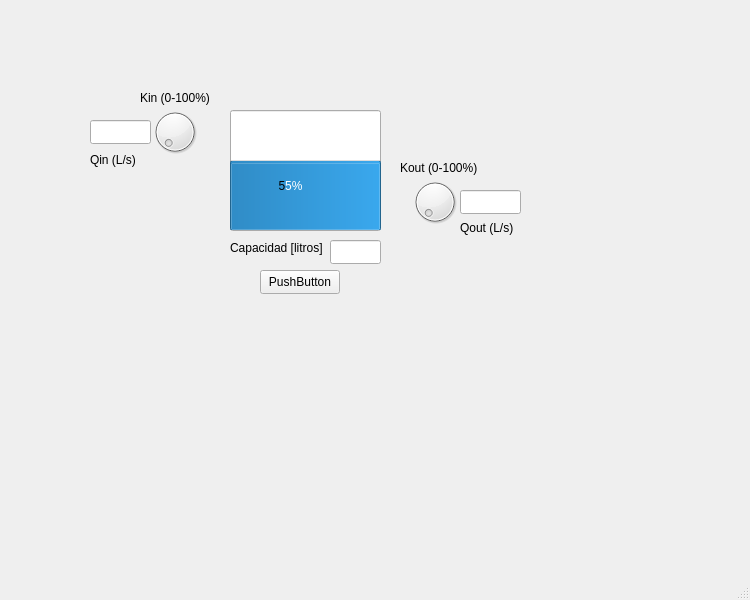
<?xml version="1.0" encoding="UTF-8"?>
<ui version="4.0">
 <class>MainWindow</class>
 <widget class="QMainWindow" name="MainWindow">
  <property name="geometry">
   <rect>
    <x>0</x>
    <y>0</y>
    <width>750</width>
    <height>600</height>
   </rect>
  </property>
  <property name="windowTitle">
   <string>MainWindow</string>
  </property>
  <widget class="QWidget" name="centralwidget">
   <widget class="QLabel" name="QIN">
    <property name="geometry">
     <rect>
      <x>90</x>
      <y>150</y>
      <width>51</width>
      <height>21</height>
     </rect>
    </property>
    <property name="text">
     <string>&lt;html&gt;&lt;head/&gt;&lt;body&gt;&lt;p&gt;Qin (L/s)&lt;/p&gt;&lt;/body&gt;&lt;/html&gt;</string>
    </property>
   </widget>
   <widget class="QLineEdit" name="QOUT">
    <property name="geometry">
     <rect>
      <x>460</x>
      <y>190</y>
      <width>61</width>
      <height>24</height>
     </rect>
    </property>
   </widget>
   <widget class="QLineEdit" name="lineEdit_2">
    <property name="geometry">
     <rect>
      <x>90</x>
      <y>120</y>
      <width>61</width>
      <height>24</height>
     </rect>
    </property>
    <property name="text">
     <string/>
    </property>
   </widget>
   <widget class="QLineEdit" name="CAPACITY">
    <property name="geometry">
     <rect>
      <x>330</x>
      <y>240</y>
      <width>51</width>
      <height>24</height>
     </rect>
    </property>
   </widget>
   <widget class="QProgressBar" name="progressBar">
    <property name="geometry">
     <rect>
      <x>230</x>
      <y>110</y>
      <width>151</width>
      <height>121</height>
     </rect>
    </property>
    <property name="value">
     <number>55</number>
    </property>
    <property name="orientation">
     <enum>Qt::Orientation::Vertical</enum>
    </property>
   </widget>
   <widget class="QLabel" name="label_2">
    <property name="geometry">
     <rect>
      <x>140</x>
      <y>90</y>
      <width>71</width>
      <height>16</height>
     </rect>
    </property>
    <property name="text">
     <string>Kin (0-100%)</string>
    </property>
   </widget>
   <widget class="QLabel" name="label_3">
    <property name="geometry">
     <rect>
      <x>400</x>
      <y>160</y>
      <width>81</width>
      <height>16</height>
     </rect>
    </property>
    <property name="text">
     <string>&lt;html&gt;&lt;head/&gt;&lt;body&gt;&lt;p&gt;Kout (0-100%)&lt;/p&gt;&lt;/body&gt;&lt;/html&gt;</string>
    </property>
   </widget>
   <widget class="QLabel" name="label_4">
    <property name="geometry">
     <rect>
      <x>230</x>
      <y>240</y>
      <width>101</width>
      <height>16</height>
     </rect>
    </property>
    <property name="text">
     <string>Capacidad [litros]</string>
    </property>
   </widget>
   <widget class="QDial" name="KIN">
    <property name="geometry">
     <rect>
      <x>150</x>
      <y>100</y>
      <width>50</width>
      <height>64</height>
     </rect>
    </property>
   </widget>
   <widget class="QDial" name="KOUT">
    <property name="geometry">
     <rect>
      <x>410</x>
      <y>170</y>
      <width>50</width>
      <height>64</height>
     </rect>
    </property>
    <property name="maximum">
     <number>100</number>
    </property>
   </widget>
   <widget class="QLabel" name="label_5">
    <property name="geometry">
     <rect>
      <x>460</x>
      <y>220</y>
      <width>61</width>
      <height>16</height>
     </rect>
    </property>
    <property name="text">
     <string>Qout (L/s)</string>
    </property>
   </widget>
   <widget class="QPushButton" name="tankbutton">
    <property name="geometry">
     <rect>
      <x>260</x>
      <y>270</y>
      <width>80</width>
      <height>24</height>
     </rect>
    </property>
    <property name="text">
     <string>PushButton</string>
    </property>
   </widget>
  </widget>
  <widget class="QMenuBar" name="menubar">
   <property name="geometry">
    <rect>
     <x>0</x>
     <y>0</y>
     <width>750</width>
     <height>21</height>
    </rect>
   </property>
  </widget>
  <widget class="QStatusBar" name="statusbar"/>
 </widget>
 <resources/>
 <connections/>
</ui>
